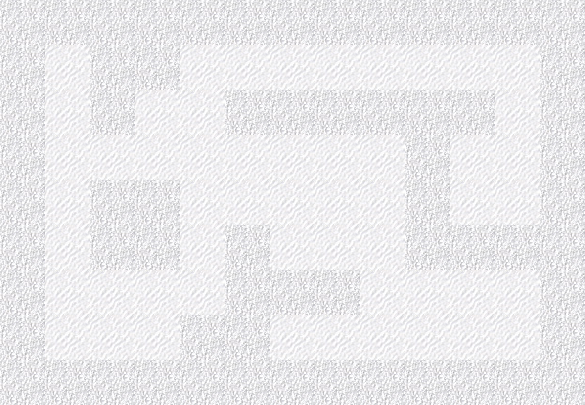

A level layout from a 2D game, rendered from its tile map. Below: a short description, then the map file with tile-grid data replaced by summaries:
An orthogonal 13x9 tile map with 45x45 px tiles, 1 tile layer (Tile Layer 1).

<map version="1.0" orientation="orthogonal" width="13" height="9" tilewidth="45" tileheight="45">
 <tileset firstgid="1" name="Tiles" tilewidth="45" tileheight="45">
  <image source="tiles.png" />
 </tileset>
 <layer name="Tile Layer 1" width="13" height="9">
  <data>[117 cells, 117 non-empty, 2 distinct tile ids]</data>
 </layer>
</map>